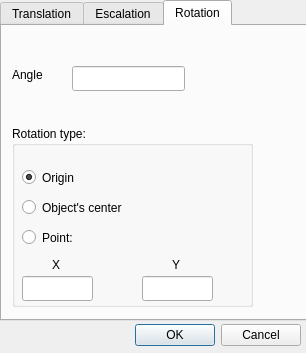
<?xml version="1.0" encoding="UTF-8"?>
<ui version="4.0">
 <class>Dialog</class>
 <widget class="QDialog" name="Dialog">
  <property name="geometry">
   <rect>
    <x>0</x>
    <y>0</y>
    <width>306</width>
    <height>353</height>
   </rect>
  </property>
  <property name="windowTitle">
   <string>Dialog</string>
  </property>
  <widget class="QDialogButtonBox" name="buttonBox">
   <property name="geometry">
    <rect>
     <x>130</x>
     <y>320</y>
     <width>171</width>
     <height>31</height>
    </rect>
   </property>
   <property name="orientation">
    <enum>Qt::Horizontal</enum>
   </property>
   <property name="standardButtons">
    <set>QDialogButtonBox::Cancel|QDialogButtonBox::Ok</set>
   </property>
  </widget>
  <widget class="QTabWidget" name="tabWidget">
   <property name="geometry">
    <rect>
     <x>0</x>
     <y>0</y>
     <width>491</width>
     <height>321</height>
    </rect>
   </property>
   <property name="currentIndex">
    <number>2</number>
   </property>
   <widget class="QWidget" name="transTab">
    <attribute name="title">
     <string>Translation</string>
    </attribute>
    <widget class="QLineEdit" name="transX">
     <property name="geometry">
      <rect>
       <x>50</x>
       <y>60</y>
       <width>113</width>
       <height>25</height>
      </rect>
     </property>
    </widget>
    <widget class="QLineEdit" name="transY">
     <property name="geometry">
      <rect>
       <x>50</x>
       <y>130</y>
       <width>113</width>
       <height>25</height>
      </rect>
     </property>
    </widget>
    <widget class="QLabel" name="label">
     <property name="geometry">
      <rect>
       <x>20</x>
       <y>60</y>
       <width>16</width>
       <height>17</height>
      </rect>
     </property>
     <property name="text">
      <string>X</string>
     </property>
    </widget>
    <widget class="QLabel" name="label_2">
     <property name="geometry">
      <rect>
       <x>20</x>
       <y>130</y>
       <width>16</width>
       <height>17</height>
      </rect>
     </property>
     <property name="text">
      <string>Y</string>
     </property>
    </widget>
   </widget>
   <widget class="QWidget" name="escTab">
    <attribute name="title">
     <string>Escalation</string>
    </attribute>
    <widget class="QLabel" name="label_3">
     <property name="geometry">
      <rect>
       <x>30</x>
       <y>80</y>
       <width>16</width>
       <height>17</height>
      </rect>
     </property>
     <property name="text">
      <string>X</string>
     </property>
    </widget>
    <widget class="QLineEdit" name="escX">
     <property name="geometry">
      <rect>
       <x>60</x>
       <y>80</y>
       <width>113</width>
       <height>25</height>
      </rect>
     </property>
    </widget>
    <widget class="QLabel" name="label_4">
     <property name="geometry">
      <rect>
       <x>30</x>
       <y>130</y>
       <width>16</width>
       <height>17</height>
      </rect>
     </property>
     <property name="text">
      <string>Y</string>
     </property>
    </widget>
    <widget class="QLineEdit" name="escY">
     <property name="geometry">
      <rect>
       <x>60</x>
       <y>130</y>
       <width>113</width>
       <height>25</height>
      </rect>
     </property>
    </widget>
   </widget>
   <widget class="QWidget" name="rotTab">
    <attribute name="title">
     <string>Rotation</string>
    </attribute>
    <widget class="QLabel" name="label_9">
     <property name="geometry">
      <rect>
       <x>10</x>
       <y>40</y>
       <width>51</width>
       <height>17</height>
      </rect>
     </property>
     <property name="text">
      <string>Angle</string>
     </property>
    </widget>
    <widget class="QLineEdit" name="rot_angulo">
     <property name="geometry">
      <rect>
       <x>70</x>
       <y>40</y>
       <width>113</width>
       <height>25</height>
      </rect>
     </property>
    </widget>
    <widget class="QGroupBox" name="groupBox">
     <property name="geometry">
      <rect>
       <x>10</x>
       <y>100</y>
       <width>241</width>
       <height>181</height>
      </rect>
     </property>
     <property name="title">
      <string>Rotation type:</string>
     </property>
     <widget class="QRadioButton" name="rotOrigem">
      <property name="geometry">
       <rect>
        <x>10</x>
        <y>40</y>
        <width>171</width>
        <height>23</height>
       </rect>
      </property>
      <property name="text">
       <string>Origin</string>
      </property>
      <property name="checked">
       <bool>true</bool>
      </property>
     </widget>
     <widget class="QRadioButton" name="rotObject">
      <property name="geometry">
       <rect>
        <x>10</x>
        <y>70</y>
        <width>221</width>
        <height>23</height>
       </rect>
      </property>
      <property name="text">
       <string>Object's center</string>
      </property>
     </widget>
     <widget class="QRadioButton" name="rotPoint">
      <property name="geometry">
       <rect>
        <x>10</x>
        <y>100</y>
        <width>161</width>
        <height>23</height>
       </rect>
      </property>
      <property name="text">
       <string>Point:</string>
      </property>
     </widget>
     <widget class="QLabel" name="label_5">
      <property name="geometry">
       <rect>
        <x>40</x>
        <y>130</y>
        <width>16</width>
        <height>17</height>
       </rect>
      </property>
      <property name="text">
       <string>X</string>
      </property>
     </widget>
     <widget class="QLabel" name="label_6">
      <property name="geometry">
       <rect>
        <x>160</x>
        <y>130</y>
        <width>16</width>
        <height>17</height>
       </rect>
      </property>
      <property name="text">
       <string>Y</string>
      </property>
     </widget>
     <widget class="QLineEdit" name="rotPointX">
      <property name="geometry">
       <rect>
        <x>10</x>
        <y>150</y>
        <width>71</width>
        <height>25</height>
       </rect>
      </property>
     </widget>
     <widget class="QLineEdit" name="rotPointY">
      <property name="geometry">
       <rect>
        <x>130</x>
        <y>150</y>
        <width>71</width>
        <height>25</height>
       </rect>
      </property>
     </widget>
    </widget>
   </widget>
  </widget>
 </widget>
 <resources/>
 <connections>
  <connection>
   <sender>buttonBox</sender>
   <signal>rejected()</signal>
   <receiver>Dialog</receiver>
   <slot>reject()</slot>
   <hints>
    <hint type="sourcelabel">
     <x>316</x>
     <y>260</y>
    </hint>
    <hint type="destinationlabel">
     <x>286</x>
     <y>274</y>
    </hint>
   </hints>
  </connection>
  <connection>
   <sender>buttonBox</sender>
   <signal>accepted()</signal>
   <receiver>Dialog</receiver>
   <slot>accept()</slot>
   <hints>
    <hint type="sourcelabel">
     <x>248</x>
     <y>254</y>
    </hint>
    <hint type="destinationlabel">
     <x>157</x>
     <y>274</y>
    </hint>
   </hints>
  </connection>
 </connections>
</ui>
